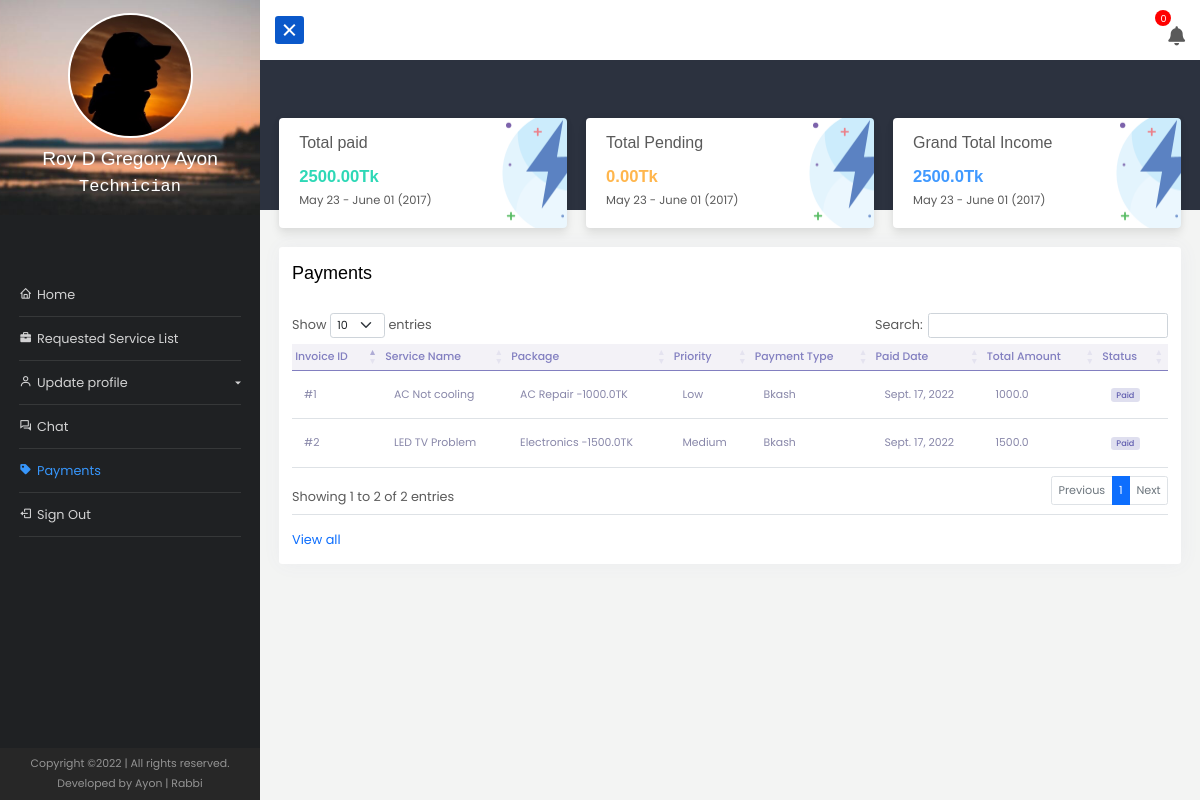
Screenshot of /dashboard/technician/payments/ (signed in) with the database file from the repository.
### app_dashboard/models.py (models this page shows, shortened)
class UserRegistration(models.Model):
    registrationType = (
        ('','Please Select'),
        ('Residential', 'Residential'),
        ('Commercial', 'Commercial'),
        ('Other', 'Other')
    )
    roleType = (
        ('customer', 'customer'),
        ('admin', 'admin'),
        ('technician', 'technician'),
    )
    user = models.OneToOneField(User, on_delete =models.CASCADE, null=True)
    reg_no = models.BigIntegerField(null=True)
    name = models.CharField(max_length=122, null=True)
    email = models.EmailField(max_length=122, null=True , blank=True)
    phone = models.CharField(max_length=122, null=True)
    other_phone = models.CharField(max_length=122, null=True, blank=True)
    registration_type = models.CharField(max_length=122, choices = registrationType ,null=True, blank=True)
    role = models.CharField(max_length=122, choices = roleType ,null=True, default=roleType[0][0])
    business_name = models.CharField(max_length=122, null=True, blank=True)
    country = models.CharField(max_length=122, null=True, blank=True)
    division = models.CharField(max_length=122, null=True, blank=True)
    district = models.CharField(max_length=122, null=True, blank=True)
    upazila = models.CharField(max_length=122, null=True, blank=True)
    post_office_or_union = models.CharField(max_length=122, null=True, blank=True)
    house_info = models.CharField(max_length=122, null=True, blank=True)
    location = models.CharField(max_length=999, null=True, blank=True)
    nid = models.CharField(max_length=122, null=True, blank=True)
    picture = models.ImageField(upload_to= 'image', null=True, blank=True)
    active = models.BooleanField(default=False,null=True)
    tech_percentage = models.FloatField(default=0)
    date = models.DateField(auto_now_add=True)

class Invoice(models.Model):
    PAYMENT_STATUS = (
        ('Paid','Paid'),
        ('Unpaid','Unpaid'),
    )
    service = models.ForeignKey(ServiceRequest, on_delete=models.CASCADE, null=True)
    details = models.TextField(null=True)
    equip_charge = models.FloatField(max_length=250, null=True, blank=True)
    files = models.FileField(upload_to= 'invoice_file', null=True, blank=True)
    created_at = models.DateField(auto_now_add=True)
    status =  models.CharField(max_length=122, choices=PAYMENT_STATUS, null=True,blank=True,default='Unpaid')
    paid = models.BooleanField(default=False,editable=False)

class ServiceRequest(models.Model):
    priority_choice  = (
        ('High', 'High'),
        ('Medium', 'Medium'),
        ('Low', 'Low'),
    )
    STATUS_CHOICE = (
        ('New','New'),
        ('Waitting on Customer','Waitting on Customer'),
        ('In Progress','In Progress'),
        ('Fixed','Fixed'),
        ('Closed','Closed'),
        ('Cancelled','Cancelled'),
    )
    service_category = models.ForeignKey(ServiceCategory, on_delete=models.SET_NULL, null=True)
    customer = models.ForeignKey(User, on_delete=models.CASCADE, null=True)
    technician = models.ForeignKey(UserRegistration, on_delete=models.SET_NULL, null=True,related_name='technician')
    servicereq_no = models.CharField(max_length=122, null=True)
    title = models.CharField(max_length=250, null=True)
    details = models.TextField(null=True)
    files = models.FileField(upload_to= 'service_file', null=True, blank=True)
    priority = models.CharField(max_length=122, choices=priority_choice, null=True)
    created_at = models.DateField(auto_now_add=True)
    status =  models.CharField(max_length=122, choices=STATUS_CHOICE, null=True,blank=True,default='new')
    assigned = models.BooleanField(default=False)

class ServiceCategory(models.Model):
    category_name = models.CharField(max_length= 255, null=True)
    cost = models.FloatField(null=True)
    def __str__(self):
        return f'{self.category_name} -{self.cost}TK'

class TechnicianPayment(models.Model):
    invoice = models.OneToOneField(Invoice, on_delete=models.SET_NULL, null=True)
    transition_id = models.CharField(max_length=255, null=True)
    payment_method = models.CharField(max_length=255, null=True)
    payment_date = models.DateField(default=timezone.now)
    amount = models.FloatField(default=0, editable=False)
    created_at = models.DateField(auto_now_add=True)
    paid = models.BooleanField(default=False,editable=False)

### app_dashboard/decorators.py (the view)
    def wrap(request, *args, **kwargs):
        if request.user.is_superuser and (not hasattr(request.user, 'userregistration')):
            return redirect('/admin/')
        else:
            return function(request, *args, **kwargs)

### app_dashboard/forms.py
class InvoiceForm(forms.ModelForm):
    class Meta:
        model = Invoice
        fields = ['details', 'equip_charge', 'files']
        widgets = {
                'details': forms.Textarea(attrs={'class': 'input--style-5', 'rows': '4', 'placeholder': 'Write about equivment/parts details...'}),
                'equip_charge': forms.NumberInput(attrs={'class': 'input--style-5', 'placeholder': 'Enter equipment/parts charge...'}),
                'files': forms.FileInput(attrs={'accept': '.pdf, .jpg, .jpeg, .png, .doc, .docx, .xls, .xlsx, .txt'}),
            }

### app_dashboard/custom_context_processor.py (called while the page is built)
def invoiceform(request):
    form = InvoiceForm()
    context = {
        'invoiceform':form,
    }
    return context

def get_mdod(request):
    month_fday,month_lday = get_months()
    monthlyDue=0
    totalDue=0
    invoiceListforMonth = Invoice.objects.filter(created_at__range=[month_fday,month_lday])
    for i in invoiceListforMonth:
        if i.status == 'Unpaid':
            monthlyDue += float(i.getTotalCharge())
    invoiceList = Invoice.objects.filter()
    for i in invoiceList:
        if i.status == 'Unpaid':
            totalDue += float(i.getTotalCharge())
    context={
        'overAllDue': totalDue,
        'monthlyDue': monthlyDue
    }
    return context

### app_dashboard/templatetags/customtags.py (called while the page is built)
@register.filter
def sub2var(var1,var2):
    return var1-var2

### app_dashboard/utils.py (called while the page is built)
def get_months():
    date_today = datetime.today()
    month_fday = date_today.replace(day=1, hour=0, minute=0, second=0, microsecond=0)
    next_month = date_today.replace(day=28) + timedelta(days=4)
    month_lday = next_month - timedelta(days = next_month.day)
    return month_fday,month_lday

### app_dashboard/views.py (called while the page is built)
@login_required(login_url='login')
@user_is_admin
def technician_payments_view(request):
    invoice_qs = Invoice.objects.filter(service__technician=request.user.userregistration)
    total = 0
    totalDue=0
    for i in invoice_qs:
        total += i.service.service_category.cost
        if i.status == 'Unpaid':
            totalDue += i.service.service_category.cost
    Due=False
    if totalDue > 0:
        Due=True
    context = {
        'total':total,
        'totalDue':totalDue,
        'invoice_qs':invoice_qs,
    }
    return render(request, 'app_dashboard/technician/payments.html', context)

### templates/app_dashboard/technician/payments.html (shortened to what this page needs)
{% extends 'app_dashboard/base.html' %}
{% load static %}
{% load customtags %}
{% block content %}
<div class="container-fluid p-md-4 mt-5">
    <div class="row info-container-1">
        <div class="col-md-4">
            <div class="card card-1">
                <h6> Total paid</h6>
                <h3 class="f-w-600 text-c-green">{{total|sub2var:totalDue|stringformat:".2f"}}Tk</h3>
                <p class="mb-0">May 23 - June 01 (2017)</p>
            </div>
        </div>
        <div class="col-md-4">
            <div class="card card-2">
                <h6>Total Pending</h6>
                <h3 class="f-w-600 text-c-yellow">{{totalDue|stringformat:".2f"}}Tk</h3>
                <p class="mb-0">May 23 - June 01 (2017)</p>
            </div>
        </div>
        <div class="col-md-4">
            <div class="card card-3">
                <h6>Grand Total Income</h6>
                <h3 class="f-w-600 text-c-blue">{{total}}Tk</h3>
                <p class="mb-0">May 23 - June 01 (2017)</p>
            </div>
        </div>
    </div>
    <div class="card">
        <div class="card-body">
            <h5 class="header-title pb-3 mt-0">Payments</h5>
            <div class="table-responsive py-2">
                <table class="table table-hover mb-0 table-sm" id="paymnets-table">
                    <thead>
                        <tr class="align-self-center">
                            <th>Invoice ID</th>
                            <th>Service Name</th>
                            <th>Package</th>
                            <th>Priority</th>
                            <th>Payment Type</th>
                            <th>Paid Date</th>
                            <th>Total Amount</th>
                            <th>Status</th>
                        </tr>
                    </thead>
                    <tbody>
                        {% for invoice in invoice_qs %}
                        <tr data-invoice-id="{{invoice.id}}">
                            <td>#{{invoice.id}}</td>
                            <td>{{invoice.service.title}}</td>
                            <td>{{invoice.service.service_category}}</td>
                            <td>{{invoice.service.priority}}</td>
                            <td>{{invoice.technicianpayment.payment_method|default:"-"}}</td>
                            <td>{{invoice.technicianpayment.payment_date|default:"-"}}</td>
                            <td>{{invoice.service.service_category.cost}}</td>
                            <td>
                                {% if invoice.technicianpayment.paid %}
                                <span class="badge badge-boxed badge-soft-primary">Paid</span>
                                {% else %}
                                <span class="badge badge-boxed badge-soft-warning">Pending</span>
                                {% endif %}
                            </td>
                        </tr>
                        {% endfor %}
                    </tbody>
                </table>
            </div>
            <div class="pt-3 border-top text-right"><a href="#" class="text-primary">View all </a></div>
        </div>
    </div>
</div>
{% endblock content %}

### templates/app_dashboard/base.html (shortened to what this page needs)
{% load static %}
<!doctype html>
<html lang="en">
<head>
    <link href="https://cdn.jsdelivr.net/npm/bootstrap@5.0.2/dist/css/bootstrap.min.css" rel="stylesheet"
>
    <link rel="stylesheet" href="https://cdnjs.cloudflare.com/ajax/libs/font-awesome/5.15.3/css/all.min.css" />
    <link href="{% static 'vendor/mdi-font/css/material-design-iconic-font.min.css' %}" rel="stylesheet" media="all">
    <link href='https://unpkg.com/boxicons@2.0.7/css/boxicons.min.css' rel='stylesheet'>
    <link href="{% static 'vendor/select2/select2.min.css' %}" rel="stylesheet" media="all">
    <link href="{% static 'vendor/datepicker/daterangepicker.css' %}" rel="stylesheet" media="all">
    <link rel="stylesheet" href="https://cdn.datatables.net/1.10.25/css/dataTables.bootstrap5.min.css">
    <link rel="stylesheet" href="https://cdn.jsdelivr.net/npm/sweetalert2@11.4.4/dist/sweetalert2.min.css">
    <link href='https://api.mapbox.com/mapbox-gl-js/v1.11.0/mapbox-gl.css' rel='stylesheet' />
    <link rel='stylesheet'
        href='https://api.mapbox.com/mapbox-gl-js/plugins/mapbox-gl-geocoder/v4.7.0/mapbox-gl-geocoder.css'
        type='text/css' />
    <link href="//cdn.jsdelivr.net/npm/featherlight@1.7.14/release/featherlight.min.css" type="text/css"
        rel="stylesheet" />
    <link rel="stylesheet" href="{% static 'app_dashboard/css/style.css' %}">
    <link rel="stylesheet" href="{% static 'app_dashboard/css/chat.css' %}">
    <link rel="stylesheet" href="{% static 'app_dashboard/css/buttons.css' %}">
</head>
<body>
    {% with request.user.userregistration.role as userRole %}
    <div class="wrapper d-flex align-items-stretch">
        <nav id="sidebar">
            <div class="w-100">
                <a href="#" class="img logo mb-5"><img
                        src="{% if request.user.userregistration.picture %}{{ request.user.userregistration.picture.url }}{% else %}{% static 'images/bg-img-2.jpg' %}{% endif %}"
                        alt="">
                    <h4>{{request.user.userregistration.name|title}}</h4>
                    <span class="mb-3">{{userRole|title}}</span>
                </a>
                <ul class="list-unstyled components mb-5 p-4">
                    {% url 'dashboard' as dashboardV %}
                    <li class="{% if request.path == dashboardV %}active{% endif %}">
                        <a href="{% url 'dashboard' %}"><i class='bx bx-home'></i>Home</a>
                    </li>
                    {% if userRole == 'technician' %}
                    {% url 'technicianServiceList' as technicianServiceListV %}
                    <li class="{% if request.path == technicianServiceListV %}active{% endif %}">
                        <a href="{{technicianServiceListV}}">
                            <i class='bx bxs-briefcase'></i>Requested Service List
                        </a>
                    </li>
                    {% endif %}
                    <li>
                        {% url 'updateProfile' pk=request.user.userregistration.id as updateProfileV %}
                        {% url 'changePassword' as changePasswordV %}
                        <a href="#updateSubmenu" data-bs-toggle="collapse" aria-expanded="false"
                            class="dropdown-toggle"><i class='bx bx-user'></i>Update profile</a>
                    </li>
                    {% url 'chat' as chatV %}
                    <li class="{% if request.path == chatV %}active{% endif %}">
                        <a href="{% url 'chat' %}"><i class='bx bx-conversation'></i>Chat</a>
                    </li>
                    {% if userRole == 'technician' %}
                    {% url 'technicianPayments' as technicianPaymentsV %}
                    <li class="{% if request.path == technicianPaymentsV %}active{% endif %}">
                        <a href="{{technicianPaymentsV}}"><i class='bx bxs-purchase-tag'></i></i>Payments</a>
                    </li>
                    {% endif %}
                    <li>
                        <a id="logout" style="cursor: pointer;"><i class='bx bx-log-out'></i>Sign Out</a>
                    </li>
                </ul>
            </div>
            <div class="footer px-3 py-2">
                <p>
                    Copyright &copy; | All rights
                    reserved. <br> Developed by Ayon | Rabbi
                </p>
            </div>
        </nav>
        <div id="content" class="">
            <div class="main-content-navbar">
                <nav class="navbar navbar-expand-lg navbar-light bg-light">
                    <button type="button" id="sidebarCollapse" class="btn btn-primary active">
                        <div class="hamtime">
                            <div class="bar"></div>
                        </div>
                    </button>
                    <div class="icon" id="bell"><span id="nCount">12</span> <i class="fas fa-bell"></i>
                    </div>
                </nav>
            </div>
            <div class="main-content-body pb-5">
                {% block content %}
                {% endblock content %}
            </div>
        </div>
    </div>
    {% endwith%}
</body>
</html>

### static/app_dashboard/css/chat.css (style rules this page uses)
a, a:hover, a:active, a:focus { text-decoration: none; outline: 0; }

### static/app_dashboard/css/buttons.css (style rules this page uses)
.btn { border: none; }
.btn-primary { background-color: #3f6ad8; }

### rows the page displays
UserRegistration: role "Technician"
Invoice: id "1", service "AC Not cooling", service.service_category "AC Repair -1000.0TK", service.priority "Low", technicianpayment.payment_method "Bkash", technicianpayment.payment_date "Sept. 17, 2022", service.service_category.cost "1000.0", shows "Paid"
Invoice: id "2", service "LED TV Problem", service.service_category "Electronics -1500.0TK", service.priority "Medium", technicianpayment.payment_method "Bkash", technicianpayment.payment_date "Sept. 17, 2022", service.service_category.cost "1500.0", shows "Paid"

### other values shown
{{ request.user.userregistration.name|title }} "Roy D Gregory Ayon"
{{ total|sub2var:totalDue|stringformat:".2f" }} "2500.00"
{{ totalDue|stringformat:".2f" }} "0.00"
{{ total }} "2500.0"
